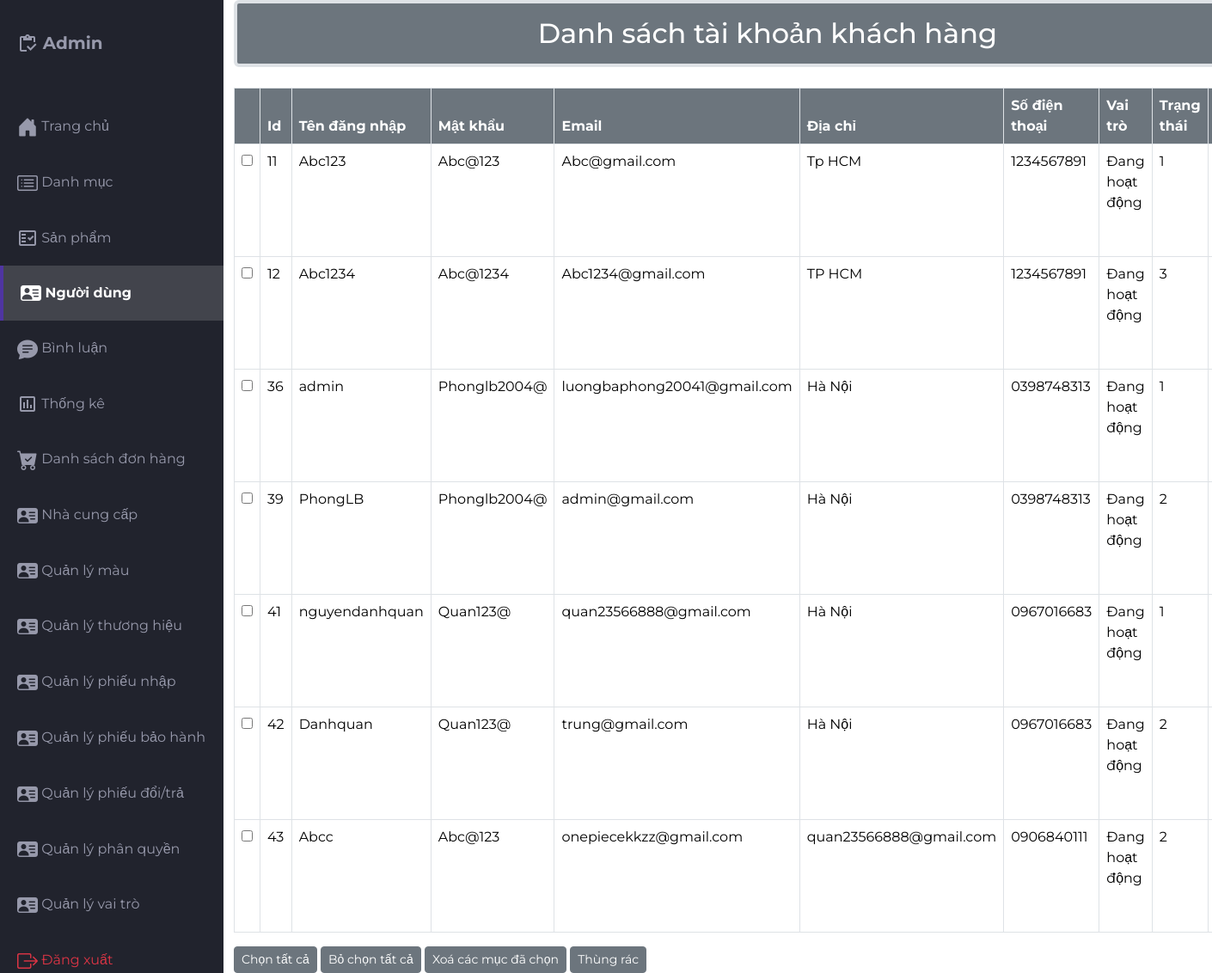
Screenshot of /src/Admin/indexadmin.php?act=listtk (signed in) with the database file from the repository.
### tables this page shows
CREATE TABLE `khachhang` (
  `kh_id` int(11) NOT NULL,
  `kh_name` varchar(55) NOT NULL,
  `kh_pass` varchar(55) NOT NULL,
  `kh_mail` varchar(255) NOT NULL,
  `kh_tel` varchar(55) NOT NULL,
  `kh_address` varchar(255) NOT NULL,
  `vaitro_id` int(11) NOT NULL,
  `trangthai` int(1) NOT NULL
);

### src/app/model/connectdb.php (called while the page is built, shortened)
<?php
function get_connect()
{
    try {
        $conn = new PDO("mysql:host=localhost;dbname=da1;charset=utf8", "root", "");
        $conn->setAttribute(PDO::ATTR_ERRMODE, PDO::ERRMODE_EXCEPTION);
        return $conn;
    } catch (Exception $e) {
        echo 'Kết nối thất bại: ' . $e->getMessage();
        return null;
    }
}
function pdo_queryall($sql)
{
    $thamso = array_slice(func_get_args(), 1);
    $conn = get_connect();
    try {
        $exe = $conn->prepare($sql);
        $exe->execute($thamso);
        return $exe->fetchAll(PDO::FETCH_ASSOC);
    } catch (Exception $e) {
        echo 'Thao tác thất bại: ' . $e->getMessage();
    } finally {
        unset($conn);
    }
}

### src/app/model/khachhang.php (called while the page is built, shortened)
<?php
function loadall_taikhoan()
{
    $sql = "select * from khachhang";
    $result = pdo_queryall($sql);
    return $result;
}

### src/Admin/taikhoan/list_kh.php (the view, shortened to what this page needs)
<div class="container">
    <h2 class="border border-4 mb-4 text-bg-secondary p-3 text-center rounded">Danh sách tài khoản khách hàng</h2>
        <div class="table-responsive">
          <table class="table table-bordered">
              <thead>
                <tr>
                  <Th class="text-bg-secondary"></Th>
                  <th class="text-bg-secondary">Id</th>
                  <th class="text-bg-secondary">Tên đăng nhập</th>
                  <th class="text-bg-secondary">Mật khẩu</th>
                  <Th class="text-bg-secondary">Email</Th>
                  <Th class="text-bg-secondary">Địa chỉ</Th>
                  <Th class="text-bg-secondary">Số điện thoại</Th>
                  <Th class="text-bg-secondary">Vai trò</Th>
                  <Th class="text-bg-secondary">Trạng thái</Th>
                  <Th class="text-bg-secondary">Thao tác</Th>
                </tr>
              </thead>
              <tbody>
              <?php foreach ($listtk as $tk) {
              extract($tk);
              ?>
                <tr>
                  <td><input type="checkbox" name="checkbox" id=""></td>
                  <td><?= $kh_id  ?></td>
                  <td><?= $kh_name ?></td>
                  <td><?= $kh_pass ?></td>
                  <td><?= $kh_mail ?></td>
                  <td><?= $kh_address ?></td>
                  <td><?= $kh_tel ?></td>
                  <td>
                    <?= ($trangthai == 0) ? "Đang hoạt động" : "Đã khóa"; ?>
                  </td>
                  <td><?= $vaitro_id ?></td>
                  <td>
                    </td>
                </tr>
              <?php  } ?>
              </tbody>
            </table>
        </div>
        <div class="">
          <button type="button" class="btn btn-secondary btn-sm ">Chọn tất cả</button>
          <button type="button" class="btn btn-secondary btn-sm">Bỏ chọn tất cả</button>
          <button type="button" class="btn btn-secondary btn-sm">Xoá các mục đã chọn</button>
          <a href="indexadmin.php?act=thungrac_kh">
            <button type="button" class="btn btn-secondary btn-sm">Thùng rác</button>
            </a>
        </div>
</div>

### src/Admin/css/styles.css (style rules this page uses)
body { margin: 0; padding: 0; box-sizing: border-box; background-color: #e6e8ed; color: #666666; font-family: "Montserrat", sans-serif; }

### rows the page displays
khachhang: kh_id "11", kh_name "Abc123", kh_pass "Abc@123", kh_mail "Abc@gmail.com", kh_address "Tp HCM", kh_tel "1234567891", trangthai "Đang hoạt động", vaitro "1"
khachhang: kh_id "12", kh_name "Abc1234", kh_pass "Abc@1234", kh_mail "Abc1234@gmail.com", kh_address "TP HCM", kh_tel "1234567891", trangthai "Đang hoạt động", vaitro "3"
khachhang: kh_id "36", kh_name "admin", kh_pass "Phonglb2004@", kh_mail "luongbaphong20041@gmail.com", kh_address "Hà Nội", kh_tel "0398748313", trangthai "Đang hoạt động", vaitro "1"
khachhang: kh_id "39", kh_name "PhongLB", kh_pass "Phonglb2004@", kh_mail "admin@gmail.com", kh_address "Hà Nội", kh_tel "0398748313", trangthai "Đang hoạt động", vaitro "2"
khachhang: kh_id "41", kh_name "nguyendanhquan", kh_pass "Quan123@", kh_mail "quan23566888@gmail.com", kh_address "Hà Nội", kh_tel "0967016683", trangthai "Đang hoạt động", vaitro "1"
khachhang: kh_id "42", kh_name "Danhquan", kh_pass "Quan123@", kh_mail "trung@gmail.com", kh_address "Hà Nội", kh_tel "0967016683", trangthai "Đang hoạt động", vaitro "2"
khachhang: kh_id "43", kh_name "Abcc", kh_pass "Abc@123", kh_mail "onepiecekkzz@gmail.com", kh_address "quan23566888@gmail.com", kh_tel "0906840111", trangthai "Đang hoạt động", vaitro "2"
